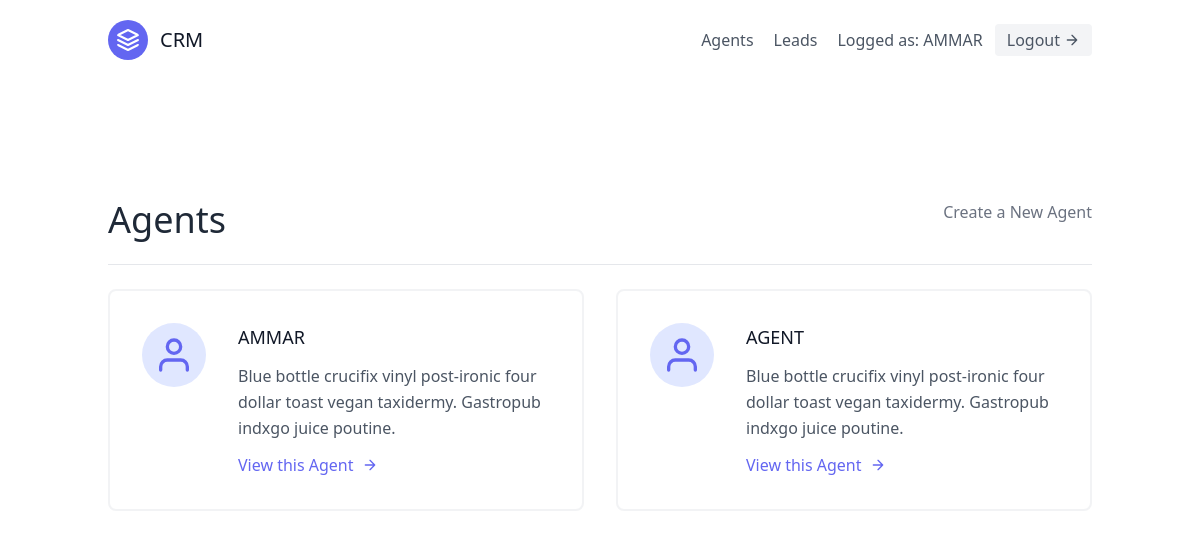
Screenshot of /agents/ (signed in) with the database file from the repository.
### leads/models.py (models this page shows, shortened)
class User(AbstractUser):
    is_organisor = models.BooleanField(default=True)
    is_agent = models.BooleanField(default=False)

class Agent(models.Model):
    user = models.OneToOneField(User,on_delete=models.CASCADE)
    organization = models.ForeignKey(UserProfile,on_delete=models.CASCADE)

### agents/views.py (the view)
# urls.py: path('',views.AgentListView.as_view(),name='agent-list'),
class AgentListView(OrganisorLoginRequiredMixin,generic.ListView):
    template_name = 'agents/agent-list.html'
    context_object_name = 'agents'
    def get_queryset(self):
        organization = self.request.user.userprofile
        return Agent.objects.filter(organization=organization)

### agents/mixins.py (called while the page is built)
    def dispatch(self, request, *args, **kwargs):
        if not request.user.is_authenticated or not request.user.is_organisor:
            return redirect('leads:lead-list')
        return super().dispatch(request, *args, **kwargs)

### agents/templates/agents/agent-list.html
{% extends 'base.html' %}
{% block content %}
<section class="text-gray-600 body-font">
    <div class="container px-5 py-24 mx-auto flex flex-wrap">
        <div class='w-full mb-6 py-6 flex justify-between item-center border-b border-gray-200'>
        <div>
            <h1 class='text-4xl text-gray-800'>Agents</h1>
        </div>
        <div>
            <a class='text-gray-500 hover:text-blue-500' href="{% url 'agents:agent-create' %}">Create a New Agent</a>
        </div>
        </div>
      <div class="flex flex-wrap -m-4">
        {% for agent in agents %}
        <div class="p-4 lg:w-1/2 md:w-full">
          <div class="flex border-2 rounded-lg border-gray-200 border-opacity-50 p-8 sm:flex-row flex-col">
            <div class="w-16 h-16 sm:mr-8 sm:mb-0 mb-4 inline-flex items-center justify-center rounded-full bg-indigo-100 text-indigo-500 flex-shrink-0">
              <svg fill="none" stroke="currentColor" stroke-linecap="round" stroke-linejoin="round" stroke-width="2" class="w-10 h-10" viewBox="0 0 24 24">
                <path d="M20 21v-2a4 4 0 00-4-4H8a4 4 0 00-4 4v2"></path>
                <circle cx="12" cy="7" r="4"></circle>
              </svg>
            </div>
            <div class="flex-grow">
              <h2 class="text-gray-900 text-lg title-font font-medium mb-3">{{agent.user.username | upper}}</h2>
              <p class="leading-relaxed text-base">
                Blue bottle crucifix vinyl post-ironic four dollar toast vegan taxidermy. Gastropub indxgo juice poutine.</p>
              <a href="{% url 'agents:agent-detail' agent.pk %}" class="mt-3 text-indigo-500 inline-flex items-center">
                View this Agent
                <svg fill="none" stroke="currentColor" stroke-linecap="round" stroke-linejoin="round" stroke-width="2" class="w-4 h-4 ml-2" viewBox="0 0 24 24">
                  <path d="M5 12h14M12 5l7 7-7 7"></path>
                </svg>
              </a>
            </div>
          </div>
        </div>
        {% endfor %}
      </div>
    </div>
  </section>
{% endblock content %}

### templates/navbar.html (shortened to what this page needs)
<header class="text-gray-600 body-font">
    <div class="container mx-auto flex flex-wrap p-5 flex-col md:flex-row items-center">
      <a class="flex title-font font-medium items-center text-gray-900 mb-4 md:mb-0">
        <svg xmlns="http://www.w3.org/2000/svg" fill="none" stroke="currentColor" stroke-linecap="round" stroke-linejoin="round" stroke-width="2" class="w-10 h-10 text-white p-2 bg-indigo-500 rounded-full" viewBox="0 0 24 24">
          <path d="M12 2L2 7l10 5 10-5-10-5zM2 17l10 5 10-5M2 12l10 5 10-5"></path>
        </svg>
        <span class="ml-3 text-xl">CRM</span>
      </a>
      <nav class="md:ml-auto flex flex-wrap items-center text-base justify-center">
        {% if request.user.is_authenticated %}
        {% if request.user.is_organisor %}
        <a href="{% url 'agents:agent-list' %}" class="mr-5 hover:text-gray-900">Agents</a>
        {% endif %}
        <a href="{% url 'leads:lead-list' %}" class="mr-5 hover:text-gray-900">Leads</a>
        {% endif %}
      </nav>
      {% if request.user.is_authenticated %}
      Logged as: {{request.user.username | upper}}
      <a href="{% url 'logout' %}" class="ml-3 inline-flex items-center bg-gray-100 border-0 py-1 px-3 focus:outline-none hover:bg-gray-200 rounded text-base mt-4 md:mt-0">
        Logout
        <svg fill="none" stroke="currentColor" stroke-linecap="round" stroke-linejoin="round" stroke-width="2" class="w-4 h-4 ml-1" viewBox="0 0 24 24">
          <path d="M5 12h14M12 5l7 7-7 7"></path>
        </svg>
      </a>
      {% endif %}
    </div>
  </header>

### rows the page displays
User: user.username "AMMAR"
Agent: user.username "AMMAR"
Agent: user.username "AGENT"
